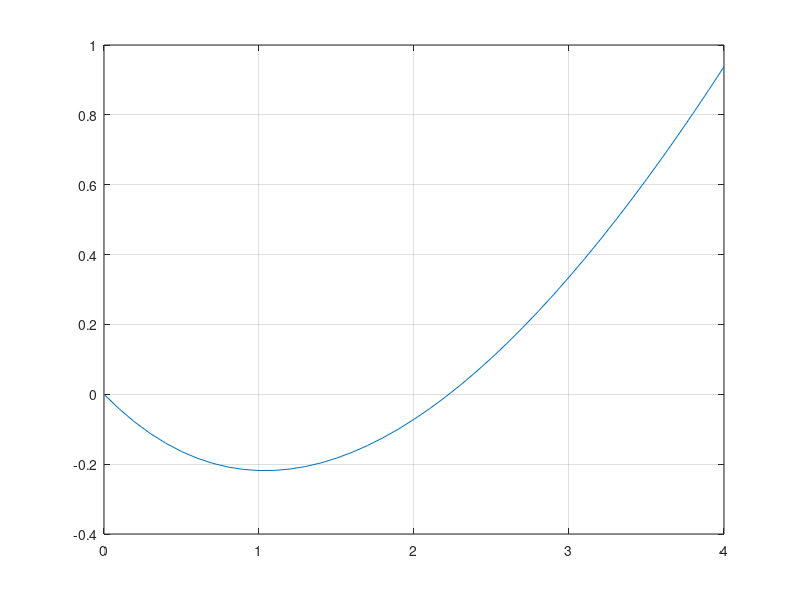

Write the MATLAB code that produced this figure. (Note: this script raises an error after producing the figure.)
clear all;
clc;

q=10;
B=0.4;
P=0:0.1:4;
w=4;
V=0.5;
y=zeros(length(P),1);
for i=1:length(P)
    y(i)= -q*[B*log2(1+P(i)./w)+B*log2(1+0.7*P(i)./w)]+V*w*P(i);
end
figure(1)
plot(P,y);
grid on;
% 
N=6; % number of mobile devices 
M=2; % number of edge servers
dnm=rand(N,M).*[1 0; 1 0; 1 0; 0 1; 0 1; 0 1];
dnr=rand(N,1)*N*M;
 alpha=4; % parameter used by distance
%g0=0.0004;
kni=10^(-27);
P_txn=unifrnd(0,0,N,1); % transmission power
Wn=737.5;
tau=1;
V=10000;  % The control parameter  V=1x10^9
omega=10000 ; % 10Mhz total bandwidth
Q=round(rand(N,1)*10); %Mobile device Queue
P_nmax=0.5*ones(N,1) ; % Pn,max =1 W
Gammam=calc_Gammanm(N,M,dnm,alpha);
Gammar  =calc_Gammanr(N,dnr,alpha);
epsilon_B=0+(1/N-0)*rand(N,1);
beta_n=epsilon_B; % initialize beta_n 
%N0=10^(-174); % N0=-174dBm/Hz
N0=4.002e-18;
wn=1; % the weight parameter 
 [Ptxnstar, H, I, J]=calc_Ptxnstar(wn,Wn,N0,P_nmax, Gammam, Gammar,Q,beta_n,omega,tau,V,N,M);
% ------------------------------------------------------------------------
function [Gammam]=calc_Gammanm(N,M,dnm,alpha)
Gammam=zeros(N,M);
% alpha=4; % parameter used by distance
gamma_nm=(exprnd(1,N,M)).*(dnm)*200; % adjust parameter by 200
g0=0.04;
   for i=1:N
        for j=1:M
             Gammam(i,j)=gamma_nm(i,j)*g0/(dnm(i,j)^(-alpha));
        end
   end
end
%-------------------------------------------------------------------------------
function [Gammar]=calc_Gammanr(N,dnr,alpha)
Gammar=zeros(N,1);  % There is only one remote cloud
gamma_nr=(exprnd(1,N,1))*dnr(N,1)*0.02;
g0=0.05;
     for i=1:N
             Gammar(i,1)=gamma_nr(i,1)*g0/(dnr(i,1)^(-alpha));
     end
end
%-------------------------------------------------------------------------------
function [Ptxnstar,H, I, J]=calc_Ptxnstar(wn,Wn,N0,P_nmax, Gammam, Gammar,Q,beta_n,omega,tau,V,N,M)
Gammanm=zeros(length(Gammam),1);% store the parameter
for i=1:length(Gammam)
              Gammanm(i,1)=sum(Gammam(i,:));
 end
Ptxnstar=ones(N,1); % initialize the parameter
H=zeros(N,1); % initialize the parameter
I=zeros(N,1); % initialize the parameter
J=zeros(N,1); % initialize the parameter
     for i=1:N
          % for j=1:1
               H(i,1)=Gammanm(i,1)*Gammar(i,1)*V*wn*(log(2)/log(exp(1)));
               I(i,1)=V*Wn*(log(2)/log(exp(1)))*[N0*omega*beta_n(i)*Gammanm(i,1)+N0*omega*beta_n(i)*Gammar(i,1)]-Q(i,1)*[N0*omega*beta_n(i)*tau*Gammanm(i,1)*Gammar(i,1)+omega*beta_n(i)*tau*Gammanm(i,1)*Gammar(i,1)];
               %I(i,1)=[Gammanm(i,1)+Gammar(i,1)]*N0*V*Wn*omega*beta_n(i)-2*Q(i,1)*omega*tau*beta_n(i)*Gammanm(i,1)*Gammar(i,1);
               J(i,1)=V*Wn*(log(2)/log(exp(1)))*[N0^2*omega^2*beta_n(i)^2]-Q(i,1)*[N0^2*omega^2*beta_n(i)^2*tau*Gammanm(i,1)+N0*omega^2*beta_n(i)^2*tau*Gammar(i,1)];
               %(N0)^2*(omega^2)*beta_n(i)^2*V*Wn*(log(2)/log(exp(1)))-[Gammanm(i,1)+Gammar(i,1)]*N0*omega*beta_n(i)*Q(i,1)*omega*tau*beta_n(i);
               Ptxnstar(i,1)=min(P_nmax(i,1), max((-I(i,1)+sqrt(I(i,1)^2-4*H(i,1)*J(i,1)))/(2*H(i,1)),0));
          % end
     end
% There is something wrong because of the matrix of P H I J


 

end